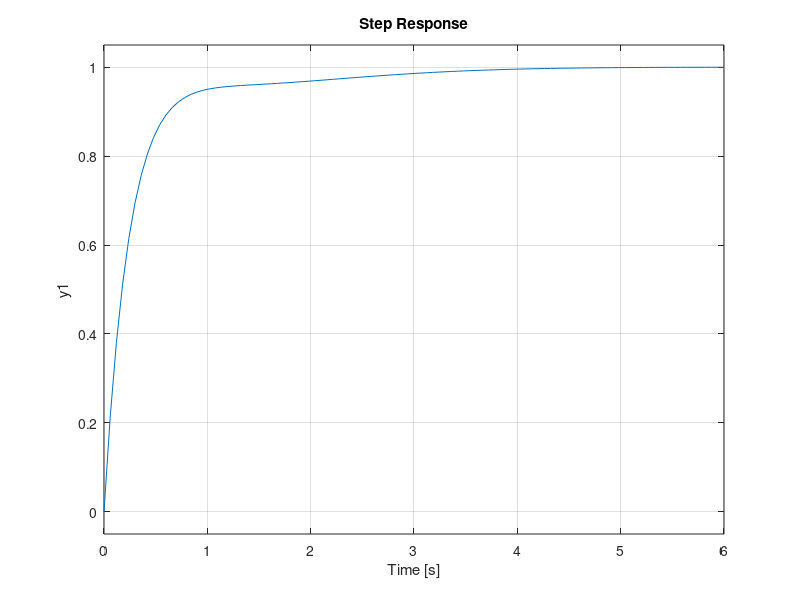

The MATLAB source for this figure:
num = [1];
den = [1 2 2];
G = tf(num, den)
step(G)
hold on
step(feedback(G,1))

% Segunda forma
s = tf('s')
C = 4+4*s
step(feedback(G,1))
step(feedback(C*G,1))
C = 4+4*s
C2 = 8+4*s+(6.05/s)
step(feedback(G*C2,1))